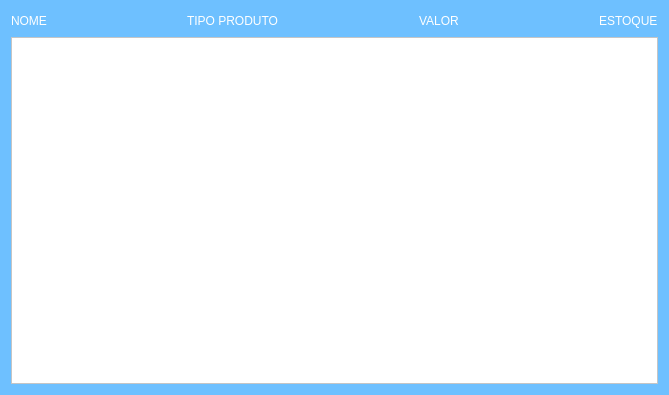
<?xml version="1.0" encoding="UTF-8"?>
<ui version="4.0">
 <class>Form</class>
 <widget class="QWidget" name="Form">
  <property name="geometry">
   <rect>
    <x>0</x>
    <y>0</y>
    <width>669</width>
    <height>395</height>
   </rect>
  </property>
  <property name="windowTitle">
   <string>Form</string>
  </property>
  <property name="styleSheet">
   <string notr="true">background-color: rgb(110, 192, 255);
color: rgb(255, 255, 255);</string>
  </property>
  <layout class="QVBoxLayout" name="verticalLayout_3">
   <item>
    <layout class="QHBoxLayout" name="horizontalLayout">
     <item>
      <widget class="QLabel" name="label">
       <property name="styleSheet">
        <string notr="true">font: 11pt &quot;Impact&quot;;</string>
       </property>
       <property name="text">
        <string>NOME</string>
       </property>
      </widget>
     </item>
     <item>
      <spacer name="horizontalSpacer">
       <property name="orientation">
        <enum>Qt::Horizontal</enum>
       </property>
       <property name="sizeHint" stdset="0">
        <size>
         <width>40</width>
         <height>20</height>
        </size>
       </property>
      </spacer>
     </item>
     <item>
      <widget class="QLabel" name="label_2">
       <property name="styleSheet">
        <string notr="true">font: 11pt &quot;Impact&quot;;</string>
       </property>
       <property name="text">
        <string>TIPO PRODUTO</string>
       </property>
      </widget>
     </item>
     <item>
      <spacer name="horizontalSpacer_2">
       <property name="orientation">
        <enum>Qt::Horizontal</enum>
       </property>
       <property name="sizeHint" stdset="0">
        <size>
         <width>40</width>
         <height>20</height>
        </size>
       </property>
      </spacer>
     </item>
     <item>
      <widget class="QLabel" name="label_3">
       <property name="styleSheet">
        <string notr="true">font: 11pt &quot;Impact&quot;;</string>
       </property>
       <property name="text">
        <string>VALOR</string>
       </property>
      </widget>
     </item>
     <item>
      <spacer name="horizontalSpacer_3">
       <property name="orientation">
        <enum>Qt::Horizontal</enum>
       </property>
       <property name="sizeHint" stdset="0">
        <size>
         <width>40</width>
         <height>20</height>
        </size>
       </property>
      </spacer>
     </item>
     <item>
      <widget class="QLabel" name="label_4">
       <property name="styleSheet">
        <string notr="true">font: 11pt &quot;Impact&quot;;</string>
       </property>
       <property name="text">
        <string>ESTOQUE</string>
       </property>
      </widget>
     </item>
    </layout>
   </item>
   <item>
    <widget class="QScrollArea" name="scroll">
     <property name="styleSheet">
      <string notr="true">background-color: rgb(255, 255, 255);</string>
     </property>
     <property name="widgetResizable">
      <bool>true</bool>
     </property>
     <widget class="QWidget" name="scrollAreaWidgetContents">
      <property name="geometry">
       <rect>
        <x>0</x>
        <y>0</y>
        <width>649</width>
        <height>20</height>
       </rect>
      </property>
      <property name="sizePolicy">
       <sizepolicy hsizetype="Preferred" vsizetype="Fixed">
        <horstretch>0</horstretch>
        <verstretch>0</verstretch>
       </sizepolicy>
      </property>
      <layout class="QVBoxLayout" name="verticalLayout_2">
       <item>
        <layout class="QVBoxLayout" name="painel_scrollArea"/>
       </item>
      </layout>
     </widget>
    </widget>
   </item>
  </layout>
 </widget>
 <resources/>
 <connections/>
</ui>
